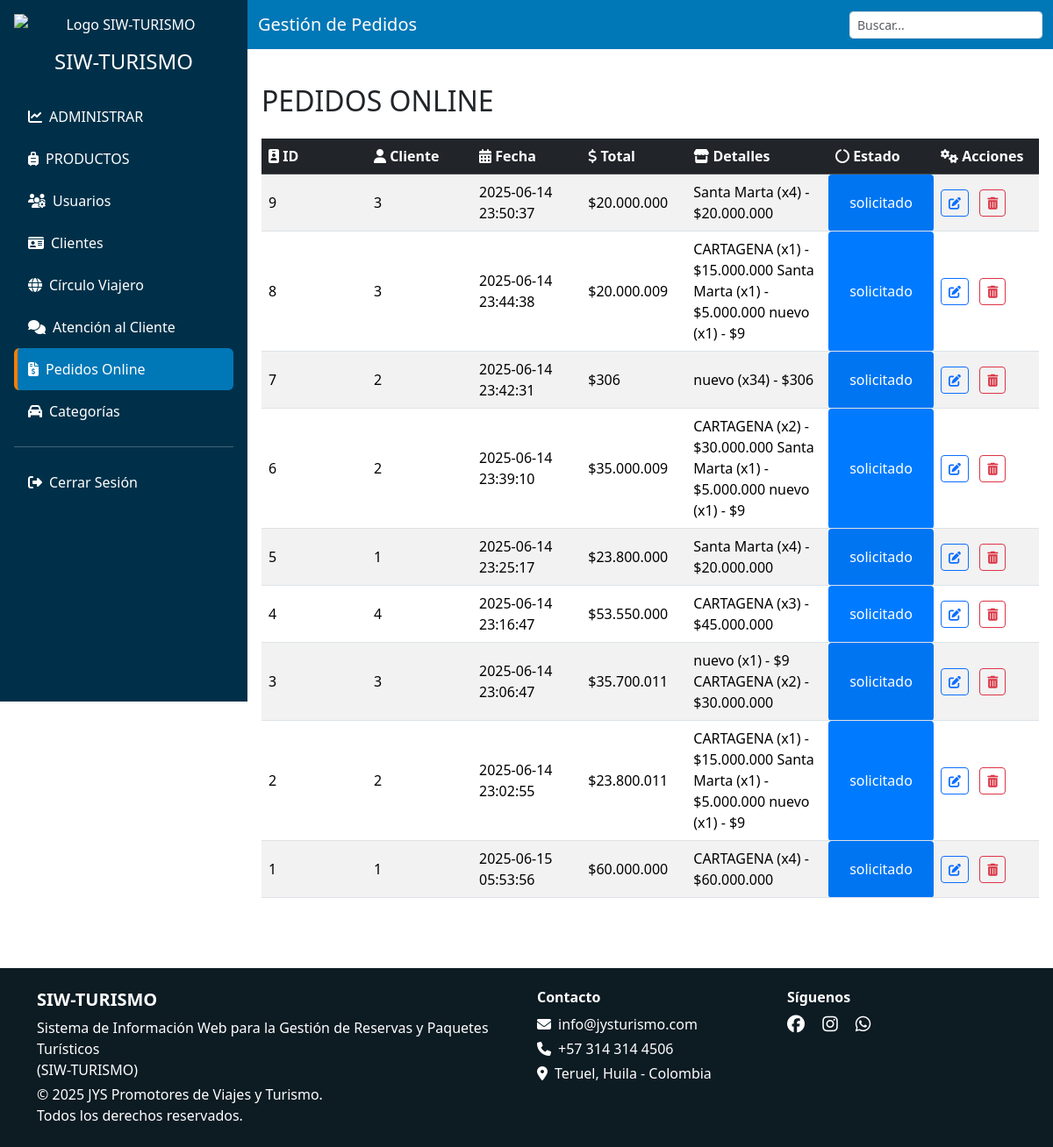
The page /vista/admin/pedidos.php (signed in) on the database its author committed.
### tables this page shows
CREATE TABLE `ventas` (
  `id` int(11) NOT NULL,
  `fecha` timestamp NOT NULL DEFAULT current_timestamp() ON UPDATE current_timestamp(),
  `total` int(11) NOT NULL,
  `id_cliente` int(11) NOT NULL,
  `estado` enum('solicitado','atendido','rechazado') DEFAULT NULL,
  `detalles` text DEFAULT NULL
);

### modelo/pedidos_m.php (called while the page is built, shortened)
<?php
    function obtenerPedidos($conn) {
        $pedidos = [];
        $sql = "SELECT id, fecha, total, id_cliente, estado, detalles FROM ventas ORDER BY id DESC";
        $resultado = $conn->query($sql);
        if ($resultado && $resultado->num_rows > 0) {
            while ($fila = $resultado->fetch_assoc()) {
                $pedidos[] = $fila;
            }
        }
        return $pedidos;
    }
?>

### vista/admin/pedidos.php (the view, shortened to what this page needs)
<?php
    include('header.php');
?>
<body>
  <?php
        include '../../conexion.php';
        include '../../modelo/pedidos_m.php';
        $pedidos = obtenerPedidos($conn);
  ?>
  <div class="d-flex flex-column flex-lg-row">
    <?php include ('sidebar.php'); ?>
    <div class="flex-grow-1">
      <nav class="navbar navbar-dark">
        <div class="container-fluid">
          <span class="navbar-brand">Gestión de Pedidos</span>
           <div class="dataTables_filter">
              <input type="search" id="buscar" class="form-control form-control-sm" placeholder="Buscar...">
            </div>
        </div>
      </nav>
      <div class="main-content">
        <div class="d-flex justify-content-between align-items-center mb-4">
          <h2 class="mb-0 mt-4">PEDIDOS ONLINE</h2>
        </div>
        <div class="table-responsive">
          <table class="table table-striped table-hover align-middle">
            <thead class="table-dark">
              <tr>
              <th><i class="fas fa-id-badge"></i> ID</th>
              <th><i class="fas fa-user"></i> Cliente</th>
              <th><i class="fas fa-calendar-alt"></i> Fecha</th>
              <th><i class="fas fa-dollar-sign"></i> Total</th>
              <th><i class="fas fa-store"></i> Detalles</th>
              <th><i class="fas fa-circle-notch"></i> Estado</th>
                <th><i class="fas fa-cogs"></i> Acciones</th>
              </tr>
            </thead>
            <tbody>
              <?php foreach ($pedidos as $pedido): ?>
                <tr>
                  <td><?= $pedido['id'] ?></td>
                  <td><?= $pedido['id_cliente'] ?></td>
                  <td><?= $pedido['fecha'] ?></td>
                  <td>$<?= number_format($pedido['total'], 0, ',', '.') ?></td>
                  <td><?= htmlspecialchars($pedido['detalles']) ?></td>
                 <?php
                    $colores = [
                        'atendido'   => '#28a745',
                        'rechazado'  => '#dc3545',
                        'solicitado' => '#007bff'
                    ];
                    $estado = strtolower($pedido['estado']);
                    $color = isset($colores[$estado]) ? $colores[$estado] : '#6c757d';
                  ?>
                  <td style="background-color:<?= $color ?>;color:#fff;padding:5px;border-radius:4px;text-align:center;">
                      <?= htmlspecialchars($pedido['estado']) ?>
                  </td>
                  <td>
                    <button class="btn btn-sm btn-outline-primary me-2" data-bs-toggle="modal"
                        data-bs-target="#modalEditar<?= $pedido['id'] ?>">
                        <i class="fas fa-edit"></i>
                    </button>
                    <button class="btn btn-sm btn-outline-danger"
                        onclick="eliminar(event, <?= $pedido['id'] ?>)"><i class="fas fa-trash-alt"></i>
                    </button>
                    </td>
                </tr>
              <?php endforeach; ?>
            </tbody>
          </table>
        </div>
      </div>
    </div>
  </div>
  <?php include ('footer.php'); ?>
</body>
</html>

### vista/admin/header.php (shortened to what this page needs)
<!DOCTYPE html>
<html lang="es">
<head>
    <link rel="stylesheet" href="../../libs/bootstrap-5.3.3-dist/css/bootstrap.min.css">
    <link rel="stylesheet" href="../../libs/fontawesome-free-6.7.2-web/css/all.min.css">
    <link rel="stylesheet" href="css/style_index.css">
</head>

### vista/admin/sidebar.php (shortened to what this page needs)
<!DOCTYPE html>
<html lang="es">
<head>
    <link
      href="../../libs/bootstrap-5.3.3-dist/css/bootstrap.min.css"
      rel="stylesheet"
    />
</head>
<body>
    <div class="sidebar p-3 text-center d-flex flex-column flex-shrink-0 text-white overflow-auto vh-100">
        <nav style="min-width: 250px;">
            <img src="../../IMAGENES/Logotipo_sinsombrapng_Mesa de trabajo 1-02.png" alt="Logo SIW-TURISMO"
                class="img-fluid mb-3 mx-auto d-block" style="max-height: 80px;" />
            <h4 class="mb-4">SIW-TURISMO</h4>
            <ul class="nav nav-pills flex-column text-start">
                <li class="nav-item">
                    <a href="http://localhost/SIW-TURISMO/vista/admin/vista_general.php" class="nav-link i-vista_general text-white">
                        <i class="fas fa-chart-line me-2"></i>ADMINISTRAR
                    </a>
                </li>
                <li class="nav-item">
                    <a href="http://localhost/SIW-TURISMO/vista/admin/productos.php" class="nav-link i-productos text-white">
                        <i class="fas fa-suitcase-rolling me-2"></i>PRODUCTOS
                    </a>
                </li>
                <li class="nav-item">
                    <a href="http://localhost/SIW-TURISMO/vista/admin/usuarios.php" class="nav-link i-usuarios text-white">
                        <i class="fas fa-users-cog me-2"></i>Usuarios
                    </a>
                </li>
                <li class="nav-item">
                    <a href="http://localhost/SIW-TURISMO/vista/admin/clientes.php" class="nav-link i-clientes text-white">
                        <i class="fas fa-id-card me-2"></i>Clientes
                    </a>
                </li>
                <li class="nav-item">
                    <a href="http://localhost/SIW-TURISMO/vista/admin/circulo_viajero.php" class="nav-link i-circulo_viajero text-white">
                        <i class="fas fa-globe me-2"></i>Círculo Viajero
                    </a>
                </li>
                <li class="nav-item">
                    <a href="http://localhost/SIW-TURISMO/vista/admin/atencion_cliente.php" class="nav-link i-atencion_cliente text-white">
                        <i class="fas fa-comments me-2"></i>Atención al Cliente
                    </a>
                </li>
                <li class="nav-item">
                    <a href="http://localhost/SIW-TURISMO/vista/admin/pedidos.php" class="nav-link i-pedidos text-white">
                        <i class="fas fa-file-invoice-dollar me-2"></i>Pedidos Online
                    </a>
                </li>
                <li class="nav-item">
                    <a href="http://localhost/SIW-TURISMO/vista/admin/categorias.php" class="nav-link i-categorias text-white">
                        <i class="fas fa-car me-2"></i>Categorías
                    </a>
                </li>
                <hr />
                <li class="nav-item">
                    <a href="../../controlador/usuarios_c.php?accion=salir" class="nav-link i10 text-white" onclick="salir();">
                        <i class="fas fa-sign-out-alt me-2"></i>Cerrar Sesión
                    </a>
                </li>
            </ul>
        </nav>
    </div>
</body>
</html>

### vista/admin/footer.php (shortened to what this page needs)
<!DOCTYPE html>
<html lang="es">
<head>
    <link rel="stylesheet" href="../../libs/bootstrap-5.3.3-dist/css/bootstrap.min.css">
    <link rel="stylesheet" href="../../libs/bootstrap-icons-1.11.3/a/bootstrap-icons.css">
    <link rel="stylesheet" href="../../libs/fontawesome-free-6.7.2-web/css/all.min.css">
</head>
<body>
    <footer class="text-white mt-5" style="background-color: rgb(13, 27, 35);">
        <div class="container py-4">
            <div class="row">
                <div class="col-12 col-md-6 mb-4 mb-md-0 text-center text-md-start">
                    <h5 class="fw-bold">SIW-TURISMO</h5>
                    <p class="mb-1">Sistema de Información Web para la Gestión de Reservas y Paquetes Turísticos <br> (SIW-TURISMO)</p>
                    <p class="mb-0">&copy; <span id="year"></span> JYS Promotores de Viajes y Turismo. <br> Todos los derechos reservados.</p>
                </div>
                <div class="col-12 col-md-3 mb-4 mb-md-0 text-center text-md-start">
                    <h6 class="fw-bold">Contacto</h6>
                    <p class="mb-1"><i class="fas fa-envelope me-2"></i>info@jysturismo.com</p>
                    <p class="mb-1"><i class="fas fa-phone me-2"></i>+57 314 314 4506</p>
                    <p class="mb-0"><i class="fas fa-map-marker-alt me-2"></i>Teruel, Huila - Colombia</p>
                </div>
                <div class="col-12 col-md-3 text-center text-md-start">
                    <h6 class="fw-bold">Síguenos</h6>
                    <a href="https://www.facebook.com/share/1aEM7MnAdN/" class="text-white me-3" target="_blank" rel="noopener noreferrer">
                        <i class="fab fa-facebook fa-lg"></i>
                    </a>
                    <a href="#" class="text-white me-3">
                        <i class="fab fa-instagram fa-lg"></i>
                    </a>
                    <a href="https://wa.me/573143144506" class="text-white" target="_blank" rel="noopener noreferrer">
                        <i class="fab fa-whatsapp fa-lg"></i>
                    </a>
                </div>
            </div>
        </div>
    </footer>
</body>
</html>

### vista/admin/pedidos.php (style rules this page uses)
.table-responsive { overflow-x: auto; max-width: 100%; }
.main-content { padding: 1rem; }
th, td { overflow-wrap: break-word; min-width: 120px; text-align: left; vertical-align: middle; }

### rows shown on the page
ventas: id "9", id_cliente "3", fecha "2025-06-14 23:50:37", total "20.000.000", detalles "Santa Marta (x4) - $20.000.000", estado "solicitado"
ventas: id "8", id_cliente "3", fecha "2025-06-14 23:44:38", total "20.000.009", detalles "CARTAGENA (x1) - $15.000.000 Santa Marta (x1) - $5.000.000 nuevo (x1) - $9", estado "solicitado"
ventas: id "7", id_cliente "2", fecha "2025-06-14 23:42:31", total "306", detalles "nuevo (x34) - $306", estado "solicitado"
ventas: id "6", id_cliente "2", fecha "2025-06-14 23:39:10", total "35.000.009", detalles "CARTAGENA (x2) - $30.000.000 Santa Marta (x1) - $5.000.000 nuevo (x1) - $9", estado "solicitado"
ventas: id "5", id_cliente "1", fecha "2025-06-14 23:25:17", total "23.800.000", detalles "Santa Marta (x4) - $20.000.000", estado "solicitado"
ventas: id "4", id_cliente "4", fecha "2025-06-14 23:16:47", total "53.550.000", detalles "CARTAGENA (x3) - $45.000.000", estado "solicitado"
ventas: id "3", id_cliente "3", fecha "2025-06-14 23:06:47", total "35.700.011", detalles "nuevo (x1) - $9 CARTAGENA (x2) - $30.000.000", estado "solicitado"
ventas: id "2", id_cliente "2", fecha "2025-06-14 23:02:55", total "23.800.011", detalles "CARTAGENA (x1) - $15.000.000 Santa Marta (x1) - $5.000.000 nuevo (x1) - $9", estado "solicitado"
ventas: id "1", id_cliente "1", fecha "2025-06-15 05:53:56", total "60.000.000", detalles "CARTAGENA (x4) - $60.000.000", estado "solicitado"
